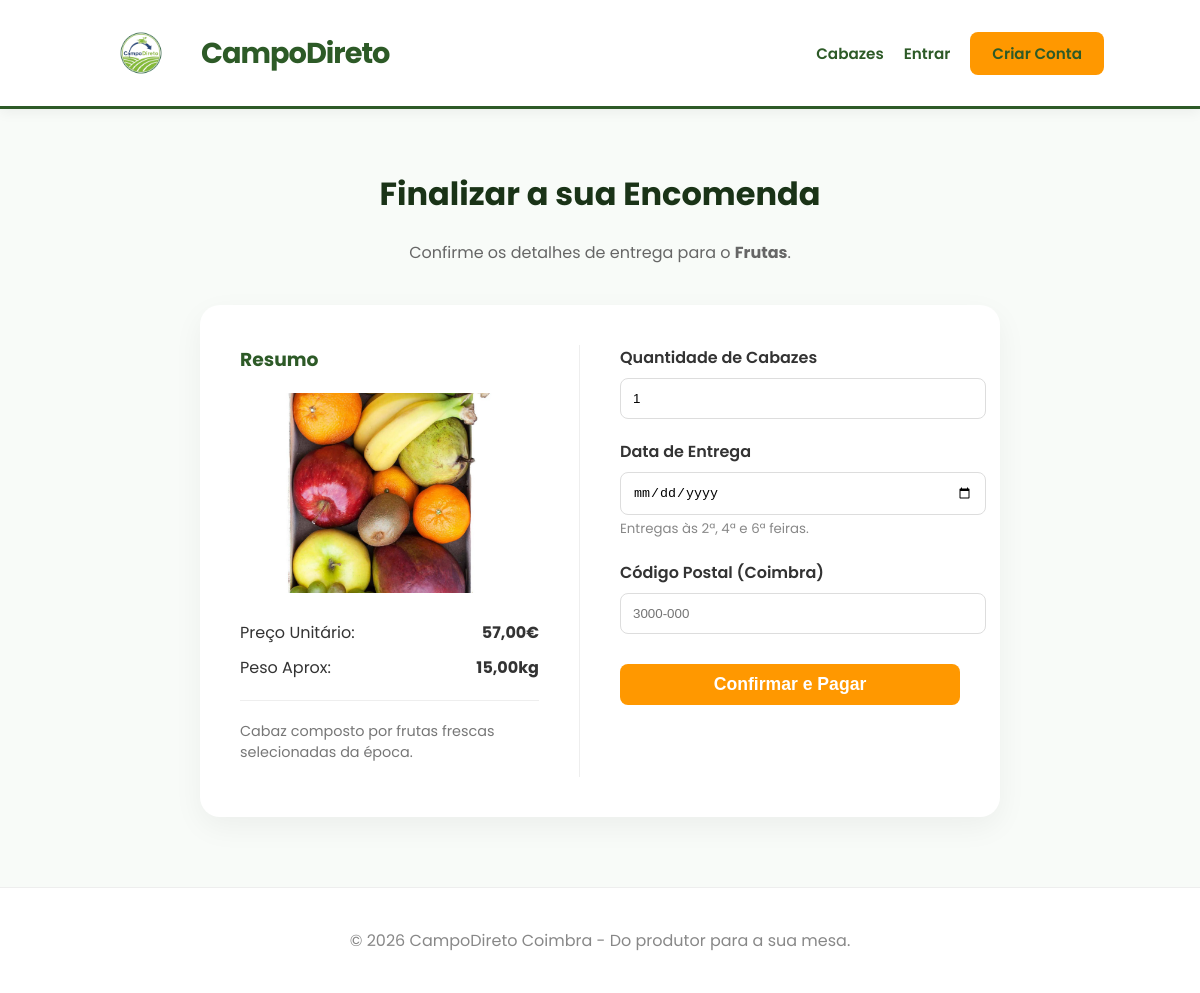
Page /orders/encomendar/1/ on the committed database.
### cabazes/models.py (models this page shows, shortened)
class Cabaz(models.Model):
    name = models.CharField(max_length=50, choices=CABAZ_TYPES)
    price = models.DecimalField(max_digits=6, decimal_places=2)
    weight = models.DecimalField(max_digits=6, decimal_places=2)
    description = models.TextField()
    image = models.ImageField(upload_to="cabazes_images/", blank=True, null=True)
    products = models.ManyToManyField(Product, blank=True)  # Voltamos ao original

### orders/views.py (the view)
# urls.py: path("encomendar/<int:cabaz_id>/", views.pagina_encomenda, name="pagina_encomenda"),
def pagina_encomenda(request, cabaz_id):
    cabaz = get_object_or_404(Cabaz, id=cabaz_id)
    hoje = timezone.now().date()
    return render(request, "orders/encomenda.html", {"cabaz": cabaz, "hoje": hoje})

### orders/templates/orders/encomenda.html (shortened to what this page needs)
{% extends 'base.html' %} {% block content %}
<div style="max-width: 800px; margin: 0 auto">
  <div style="text-align: center; margin-bottom: 40px">
    <h1 style="color: #1a3317">Finalizar a sua Encomenda</h1>
    <p style="color: #666">
      Confirme os detalhes de entrega para o
      <strong>{{ cabaz.get_name_display }}</strong>.
    </p>
  </div>
  <div
    style="
      display: grid;
      grid-template-columns: 1fr 1fr;
      gap: 40px;
      background: white;
      padding: 40px;
      border-radius: 20px;
      box-shadow: 0 10px 30px rgba(0, 0, 0, 0.05);
    "
  >
    <div style="border-right: 1px solid #eee; padding-right: 40px">
      <h3 style="color: #2d5a27; margin-top: 0">Resumo</h3>
      {% if cabaz.image %}
      <img
        src="{{ cabaz.image.url }}"
        style="
          width: 100%;
          height: 200px;
          object-fit: cover;
          border-radius: 12px;
          margin-bottom: 20px;
        "
      />
      {% endif %}
      <div
        style="
          display: flex;
          justify-content: space-between;
          margin-bottom: 10px;
        "
      >
        <span>Preço Unitário:</span>
        <strong>{{ cabaz.price }}€</strong>
      </div>
      <div style="display: flex; justify-content: space-between">
        <span>Peso Aprox:</span>
        <strong>{{ cabaz.weight }}kg</strong>
      </div>
      <hr style="border: 0; border-top: 1px solid #eee; margin: 20px 0" />
      <p style="font-size: 0.9rem; color: #777">{{ cabaz.description }}</p>
    </div>
    <div>
      <form method="POST" action="{% url 'confirmar_encomenda' cabaz.id %}">
        <div style="margin-bottom: 20px">
          <label style="display: block; margin-bottom: 8px; font-weight: 600"
            >Quantidade de Cabazes</label
          >
          <input
            type="number"
            name="quantity"
            value="1"
            min="1"
            style="
              width: 100%;
              padding: 12px;
              border: 1px solid #ddd;
              border-radius: 8px;
            "
          />
        </div>
        <div style="margin-bottom: 20px">
          <label style="display: block; margin-bottom: 8px; font-weight: 600"
            >Data de Entrega</label
          >
          <input
            type="date"
            name="delivery_date"
            min="{{ hoje|date:'Y-m-d' }}"
            required
            style="
              width: 100%;
              padding: 12px;
              border: 1px solid #ddd;
              border-radius: 8px;
            "
          />
          <small style="color: #888">Entregas às 2ª, 4ª e 6ª feiras.</small>
        </div>
        <div style="margin-bottom: 30px">
          <label style="display: block; margin-bottom: 8px; font-weight: 600"
            >Código Postal (Coimbra)</label
          >
          <input
            type="text"
            name="zip_code"
            placeholder="3000-000"
            required
            style="
              width: 100%;
              padding: 12px;
              border: 1px solid #ddd;
              border-radius: 8px;
            "
          />
        </div>
        <button
          type="submit"
          class="btn"
          style="width: 100%; font-size: 1.1rem"
        >
          Confirmar e Pagar
        </button>
      </form>
    </div>
  </div>
</div>
{% endblock %}

### templates/base.html (style rules this page uses)
:root { --primary: #2d5a27; --accent: #ff9800; --bg: #f8fbf8; }
body { font-family: "Poppins", sans-serif; margin: 0; background: var(--bg); color: #333; }
.btn { background: var(--accent); color: white; padding: 10px 22px; border-radius: 8px; text-decoration: none; display: inline-block; font-weight: 600; border: none; cursor: pointer; }

### rows in the picture
Cabaz: name "Frutas", image (picture), price "57,00", weight "15,00", description "Cabaz composto por frutas frescas selecionadas da época."
